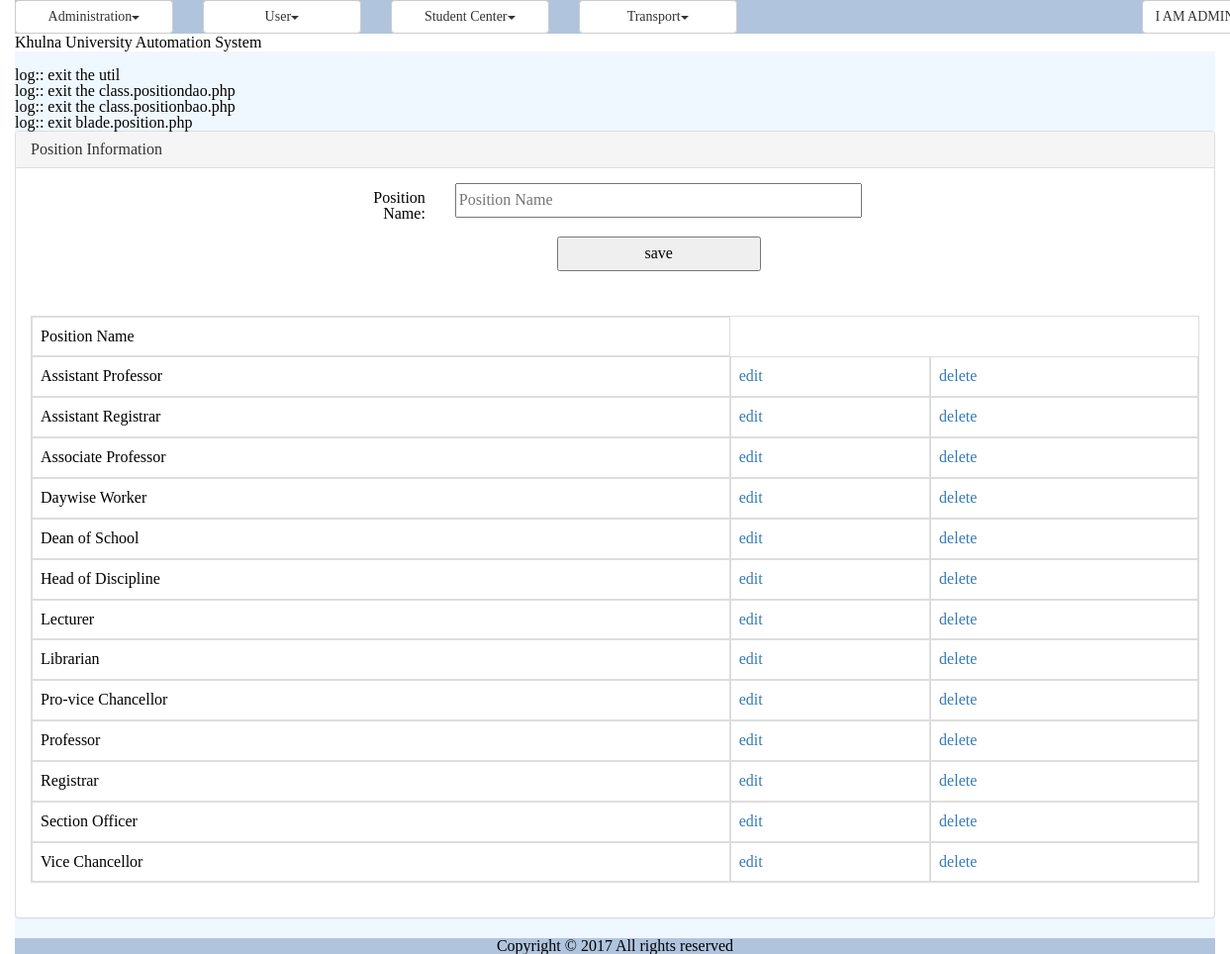
/position.php (signed in), run on the app's committed database.
### tables this page shows
CREATE TABLE `tbl_position` (
  `ID` varchar(40) NOT NULL,
  `Name` varchar(50) NOT NULL
);

### common/class.common.php (called while the page is built, shortened)
<?php
include_once 'class.common.user.php';
class Result{
    private $_IsSuccess=0;
    private $_ResultObject;
    public function setIsSuccess($IsSuccess){
        $this->_IsSuccess = $IsSuccess;
    }
    public function getIsSuccess(){
        return $this->_IsSuccess;
    }
    public function setResultObject($ResultObject){
        $this->_ResultObject = $ResultObject;
    }
    public function getResultObject(){
        return $this->_ResultObject;
    }
}
?>

### common/class.common.user.php (called while the page is built, shortened)
<?php
class Position{
    private $_ID;
    private $_Name;
    public function setID ( $ID ) {
        $this->_ID = $ID;
    }
    public function getID () {
        return $this->_ID;
    }
    public function setName( $Name ) {
        $this->_Name = $Name;
    }
    public function getName() {
        return $this->_Name;
    }
}
?>

### modules/user/ui/view.position.php (the view)
<?php
include_once 'blade/view.position.blade.php';
include_once COMMON.'class.common.php';
?>
<div class="panel panel-default">
    <div class="panel-heading">Position Information</div>
    <div class="panel-body">
	<div id="form">
		<form method="post" class="form-horizontal">
				<div class="form-group">
              	<label class="control-label col-sm-2" for="txtName">Position Name:</label>
              	<div class="col-sm-10">
					<input type="text" name="txtName" placeholder="Position Name" value="<?php
					if(isset($_GET['edit'])) echo $getROW->getName();  ?>" />
				</div>
				</div>
		        <div class="form-group">
	              <div class="col-sm-offset-2 col-sm-10">
						<?php
						if(isset($_GET['edit']))
						{
							?>
							<button type="submit" name="update">update</button>
							<?php
						}
						else
						{
							?>
							<button type="submit" name="save">save</button>
							<?php
						}
						?>
				</div>
				</div>
		</form>
	</div>
	</div>
	<div class="panel-body">
	<table class="table table-bordered">
	<?php
	$Result = $_PositionBAO->getAllPositions();
	if($Result->getIsSuccess()){
		$PositionList = $Result->getResultObject();
	?>
		<tr>
			<th>Position Name</th>
		</tr>
		<?php
		for($i = 0; $i < sizeof($PositionList); $i++) {
			$Position = $PositionList[$i];
			?>
		    <tr>
			    <td><?php echo $Position->getName(); ?></td>
			    <td><a href="?edit=<?php echo $Position->getID(); ?>" onclick="return confirm('sure to edit !'); " >edit</a></td>
			    <td><a href="?del=<?php echo $Position->getID(); ?>" onclick="return confirm('sure to delete !'); " >delete</a></td>
		    </tr>
	    <?php
		}
	}
	else{
		echo $Result->getResultObject();
	}
	?>
	</table>
	</div>
</div>

### resources/css/style.css (style rules this page uses)
#form { width:500px; margin:0px auto; text-align:center; }
#form form input { width:100%; height:35px; }
form button { width:50%; height:35px; }
table,td { border:solid #e9e9e9 1px; }

### data on the page
tbl_position: Name "Assistant Professor"
tbl_position: Name "Assistant Registrar"
tbl_position: Name "Associate Professor"
tbl_position: Name "Daywise Worker"
tbl_position: Name "Dean of School"
tbl_position: Name "Head of Discipline"
tbl_position: Name "Lecturer"
tbl_position: Name "Librarian"
tbl_position: Name "Pro-vice Chancellor"
tbl_position: Name "Professor"
tbl_position: Name "Registrar"
tbl_position: Name "Section Officer"
tbl_position: Name "Vice Chancellor"

### other printed values
$globalMenu[$i]->getTitle() "Administration User Student Center Transport"
$CurrentUser->getFirstName() "I AM"
